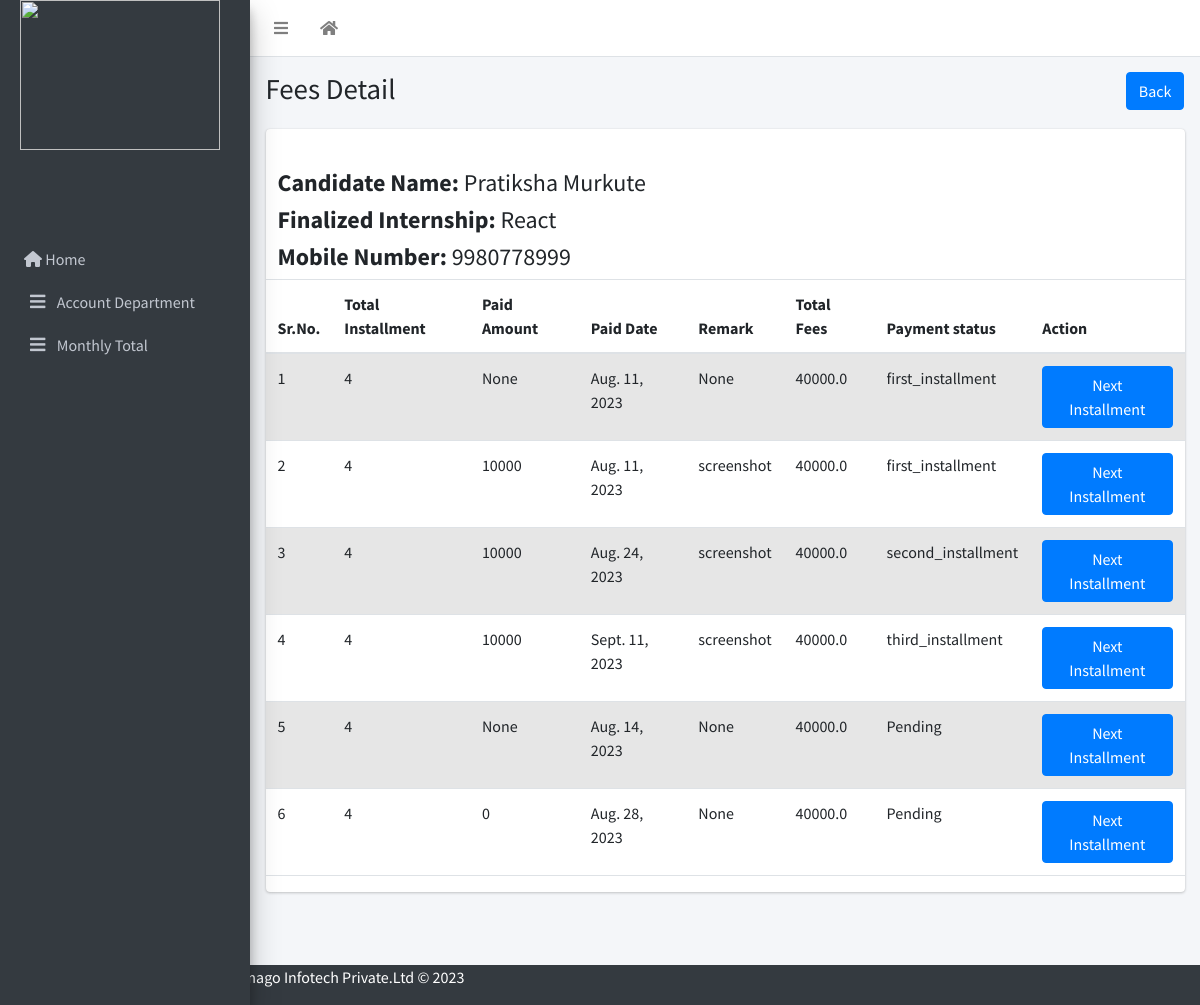
The page /feesList/4/ on the database its author committed.
### emanage/models.py (models this page shows)
class Enquiry(models.Model):
    user = models.OneToOneField(User, on_delete=models.CASCADE,related_name='enquiry',null=True)
    Full_Name=models.CharField(max_length=250,default="")
    gender=models.CharField(max_length=10)
    Email_Address=models.EmailField()
    Contact_Number=models.IntegerField()
    Permanent_Address=models.TextField(blank=True,null=True,default='')
    Date_of_Birth=models.DateField(auto_now_add=False,null=True,blank=True)
    massage=models.TextField(blank=True,null=True)
    Whatsapp_Number=models.IntegerField(blank=True,null=True)
    Alternate_Number=models.IntegerField(blank=True,null=True)
    How_did_you_hear_about_us=models.CharField(null=True,max_length=50)
    qualification=models.CharField(max_length=50,null=True,blank=True)
    Technical_Skills=models.CharField(max_length=150,null=True,blank=True)
    Certification_Done=models.CharField(max_length=200,null=True,blank=True)
    Area_of_Intrest=models.CharField(max_length=200,null=True,blank=True)
    reference=models.CharField(max_length=100,null=True,blank=True)
    remark=models.CharField(max_length=100,null=True,blank=True)
    Training_Mode=models.CharField(max_length=50,blank=True,null=True)
    Office_Location_Preference=models.CharField(max_length=50,null=True,blank=True)
    STATUS = (
        ('Finalized', 'Finalized'),
        ('Pending', 'Pending'),
        ('Informed_On_whatsapp','Informed_On_whatsapp')
    )
    enquiry_Status = models.TextField(max_length=100, choices=STATUS, default="Pending",null=True)
    Cource_name=models.ForeignKey(Cource,on_delete=models.CASCADE,null=True,blank=True)

class Cource(models.Model):
    Cource_name=models.CharField(max_length=100,null=True)
    fees=models.BigIntegerField()
    durations=models.CharField(max_length=50,null=True)
    def __str__(self):
        return f"{self.Cource_name}"

class Account(models.Model):
    user = models.OneToOneField(User, on_delete=models.CASCADE, related_name='account',null=True)
    enquiry=models.ForeignKey(Enquiry,on_delete=models.CASCADE,null=True,blank=True)
    total_installment=models.IntegerField()
    pay_date=models.DateTimeField(default=datetime.date.today)
    first_installment=models.FloatField(blank=True,null=True)
    payment_mode=models.CharField(max_length=50,null=True,blank=True)
    receipt=models.ImageField(upload_to='media/')
    second_installment=models.FloatField(blank=True,null=True)
    second_date=models.DateField(blank=True,null=True)
    third_installment=models.FloatField(blank=True,null=True)
    third_date=models.DateField(blank=True,null=True)
    four_installment=models.FloatField(blank=True,null=True)
    four_date=models.DateField(blank=True,null=True)
    STATUS=(
        ('Pending','Pending'),
        ('first_installment','first_installment'),
        ('second_installment','second_installment'),
        ('third_installment','third_installment'),
        ('fourth_installment','fourth_installment'),
        ('installment_completed','installment_completed')
    )
    payment_status= models.TextField(max_length=100, choices=STATUS, default="Pending",null=True)
    account_remark=models.CharField(max_length=500,null=True)
    amount=models.IntegerField(blank=True,null=True,default=0)
    amount_date=models.DateField(default=datetime.date.today)
    amount_remaining = models.PositiveIntegerField(blank=True,null=True)
    total_amount=models.FloatField(blank=True,null=True)

### emanage/views.py (the view)
# urls.py: path('feesList/<int:id>/',views.fees_view,name='feesList'),
def fees_view(request,id):
    enquiry=Enquiry.objects.filter(id=id).only("Full_Name")
    obj=Cource.objects.filter(enquiry=id).last()
    fees_record=Account.objects.filter(enquiry_id=id).all()
    context={'enquiry':enquiry,'fees_record':fees_record,'obj':obj}
    return render(request, 'enquiry/fees_view_list.html', context)

### template/enquiry/fees_view_list.html (shortened to what this page needs)
{% extends 'enquiry/index2.html' %}
{% block title %}Fees Detail{% endblock title %}
{% block breadcrumb %}
 <a class="btn btn-primary" href="{% url 'emanage:account_home' %}">Back</a>
{% endblock breadcrumb %}
{% block content %}
{% for i in enquiry %}
    <h4 style="margin-left:12px;"><b>Candidate Name: </b>{{ i.Full_Name }} </h4>
    <h4 style="margin-left:12px;"><b>Finalized Internship: </b> {{ i.Cource_name }}</h4>
   <h4 style="margin-left:12px;"><b>Mobile Number: </b> {{ i.Contact_Number }}</h4>
{% endfor %}
<div class="table-responsive">
    <table class="table table-striped" id="enqtable">
        <thead>
            <tr>
                <th>Sr.No.</th>
                <th>Total Installment</th>
                <th>Paid Amount</th>
                <th>Paid Date</th>
                <th>Remark</th>
                <th>Total Fees</th>
                <th>Payment status</th>
                <th>Action</th>
            </tr>
        </thead>
        <tbody>
            {% for i in fees_record %}
                <tr data-href="{% url 'emanage:accontpage' i.id %}">
                        <td>{{forloop.counter}}</td>
                        <td>{{i.total_installment}}</td>
                        <td>{{i.amount}}</td>
                        <td>{{i.amount_date}}</td>
                        <td>{{i.account_remark}}</td>
                        <td>{{i.total_amount}}</td>
                        <td>{{i.payment_status}}</td>
                        <td>
                            {% if i.payment_status == 'Pending' %}
                                  <a href="{% url 'emanage:first_installment' i.enquiry.id %}" class="btn btn-primary  button-class">Next Installment</a>
                            {% elif i.payment_status == 'first_installment' %}
                                <a href="{% url 'emanage:second_installment' i.enquiry.id %}" class="btn btn-primary  button-class">Next Installment</a>
                            {% elif i.payment_status == 'second_installment' %}
                              <a href="{% url 'emanage:third_installment' i.enquiry.id %}" class="btn btn-primary  button-class">Next Installment</a>
                            {% elif i.payment_status == 'third_installment' %}
                              <a href="{% url 'emanage:four_installment' i.enquiry.id %}" class="btn btn-primary  button-class">Next Installment</a>
                            {% elif i.payment_status == 'fourth_installment' %}
                                <button id="doneButton" class="btn btn-success" style="display: none;" disabled>All Installments are done</button>
                            {% else %}
                               <button class="btn btn-success" disabled>Done</button>
                            {% endif %}
             </td>
         </tr>
     {% endfor %}
 </tbody>
</table>
</div>
{% endblock %}

### rows shown on the page
Enquiry: Full_Name "Pratiksha Murkute", Cource_name "React", Contact_Number "9980778999"
Account: total_installment "4", amount "None", amount_date "Aug. 11, 2023", account_remark "None", total_amount "40000.0", payment_status "first_installment", shows "Next Installment"
Account: total_installment "4", amount "10000", amount_date "Aug. 11, 2023", account_remark "screenshot", total_amount "40000.0", payment_status "first_installment", shows "Next Installment"
Account: total_installment "4", amount "10000", amount_date "Aug. 24, 2023", account_remark "screenshot", total_amount "40000.0", payment_status "second_installment", shows "Next Installment"
Account: total_installment "4", amount "10000", amount_date "Sept. 11, 2023", account_remark "screenshot", total_amount "40000.0", payment_status "third_installment", shows "Next Installment"
Account: total_installment "4", amount "None", amount_date "Aug. 14, 2023", account_remark "None", total_amount "40000.0", payment_status "Pending", shows "Next Installment"
Account: total_installment "4", amount "0", amount_date "Aug. 28, 2023", account_remark "None", total_amount "40000.0", payment_status "Pending", shows "Next Installment"
